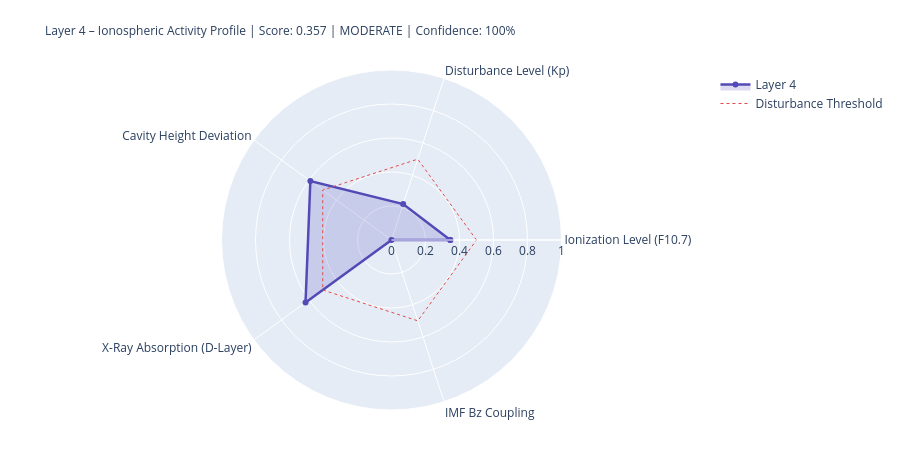

Notebook code for this chart:
### Markdown cell above
---
## 4. State Assessment & Handoff to Layer 5

### Code cell
# ============================================================
# LAYER-4-SCORE
# ============================================================

COMPONENTS = {
    'Ionization Level (F10.7)':    {'score': ioniz,       'source': 'primary' if f107_now else 'from_layer0', 'dynamic': True},
    'Disturbance Level (Kp)':          {'score': disturb,     'source': 'primary' if kp_now   else 'from_layer0', 'dynamic': True},
    'Cavity Height Deviation':    {'score': h_dev,       'source': 'derived',                                'dynamic': True},
    'X-Ray Absorption (D-Layer)':{'score': xray_ioniz,  'source': 'primary' if xray_now else 'missing',     'dynamic': True},
    'IMF Bz Coupling':             {'score': bz_coupling, 'source': 'primary' if bz_now   else 'from_layer0', 'dynamic': True},
}

available    = {k: v['score'] for k, v in COMPONENTS.items() if v['score'] is not None}
unavailable  = [k for k, v in COMPONENTS.items() if v['score'] is None]
layer4_score = round(sum(available.values()) / len(available), 4) if available else None
confidence   = round(len(available) / len(COMPONENTS), 2)
level = ('unknown' if layer4_score is None
         else 'quiet'   if layer4_score < 0.3
         else 'moderate' if layer4_score < 0.6
         else 'active')
dominant_l4 = max(available, key=available.get) if available else 'none'

# Resonance delta for Schumann SR-1
sr1_ref = schumann_freq(1, 80.0)
sr1_now = schumann_freq(1, h_eff)
sr1_delta_mhz = (sr1_now - sr1_ref) * 1000

# Propagation conditions
prop_cond = ('disturbed'   if kp_val > 4
             else 'unsettled' if kp_val > 2
             else 'normal')
if xray_class in ['X', 'M']:
    prop_cond = 'Radio-Blackout moeglich'

W = 68
print('=' * W)
print('LAYER 4 – IONOSPHERE – STATE ASSESSMENT')
print('=' * W)
for name, comp in COMPONENTS.items():
    s = comp['score']
    if s is not None:
        bar = '█' * int(s * 20) + '░' * (20 - int(s * 20))
        print(f'  {name:<36} {bar}  {s:.3f}  [{comp["source"]}]')
    else:
        print(f'  {name:<36} {"─" * 20}  n/a   [missing]')
print('-' * W)
print(f'  Score:          {layer4_score:.3f}  ({len(available)}/{len(COMPONENTS)} components)')
print(f'  Confidence:     {confidence:.0%}')
print(f'  Level:          {level.upper()}')
print(f'  Dominant:       {dominant_l4}')
print(f'  Cavity height:  {h_eff:.1f} km  (Ref: 80.0 km)')
print(f'  SR-1:           {sr1_now:.3f} Hz  (Δ {sr1_delta_mhz:+.1f} mHz vs. ref)')
print(f'  Propagation:    {prop_cond}')
print(f'  X-Ray:          {xray_class}-class  ({xray_now:.2e} W/m²)' if xray_now else '  X-Ray:          n/a')
print('=' * W)

# Radar
cats   = list(available.keys())
vals_r = list(available.values())
if len(cats) >= 3:
    fig = go.Figure()
    fig.add_trace(go.Scatterpolar(
        r=vals_r + [vals_r[0]], theta=cats + [cats[0]],
        fill='toself', fillcolor='rgba(83,74,183,0.20)',
        line=dict(color='#534AB7', width=2.5), name='Layer 4'
    ))
    fig.add_trace(go.Scatterpolar(
        r=[0.5] * (len(cats)+1), theta=cats + [cats[0]],
        line=dict(color='#E24B4A', dash='dot', width=1),
        mode='lines', name='Disturbance Threshold'
    ))
    fig.update_layout(
        title=dict(
            text=f'Layer 4 – Ionospheric Activity Profile | Score: {layer4_score:.3f} | {level.upper()} | Confidence: {confidence:.0%}',
            font=dict(size=12)
        ),
        polar=dict(radialaxis=dict(visible=True, range=[0, 1])),
        height=450, showlegend=True,
        margin=dict(l=80, r=80, t=70, b=40)
    )
    fig.show()

### Figure 1 — Plotly figure (JSON) as saved in the notebook; plotly's stock layout.template omitted (floating-point values rounded to 4 significant figures)
{"data": [{"fill": "toself", "fillcolor": "rgba(83,74,183,0.20)", "line": {"color": "#534AB7", "width": 2.5}, "name": "Layer 4", "r": [0.346, 0.222, 0.59, 0.625, 0.0, 0.346], "theta": ["Ionization Level (F10.7)", "Disturbance Level (Kp)", "Cavity Height Deviation", "X-Ray Absorption (D-Layer)", "IMF Bz Coupling", "Ionization Level (F10.7)"], "type": "scatterpolar"}, {"line": {"color": "#E24B4A", "dash": "dot", "width": 1}, "mode": "lines", "name": "Disturbance Threshold", "r": [0.5, 0.5, 0.5, 0.5, 0.5, 0.5], "theta": ["Ionization Level (F10.7)", "Disturbance Level (Kp)", "Cavity Height Deviation", "X-Ray Absorption (D-Layer)", "IMF Bz Coupling", "Ionization Level (F10.7)"], "type": "scatterpolar"}], "layout": {"height": 450, "margin": {"b": 40, "l": 80, "r": 80, "t": 70}, "polar": {"radialaxis": {"range": [0, 1], "visible": true}}, "showlegend": true, "title": {"font": {"size": 12}, "text": "Layer 4 – Ionospheric Activity Profile | Score: 0.357 | MODERATE | Confidence: 100%"}}}
